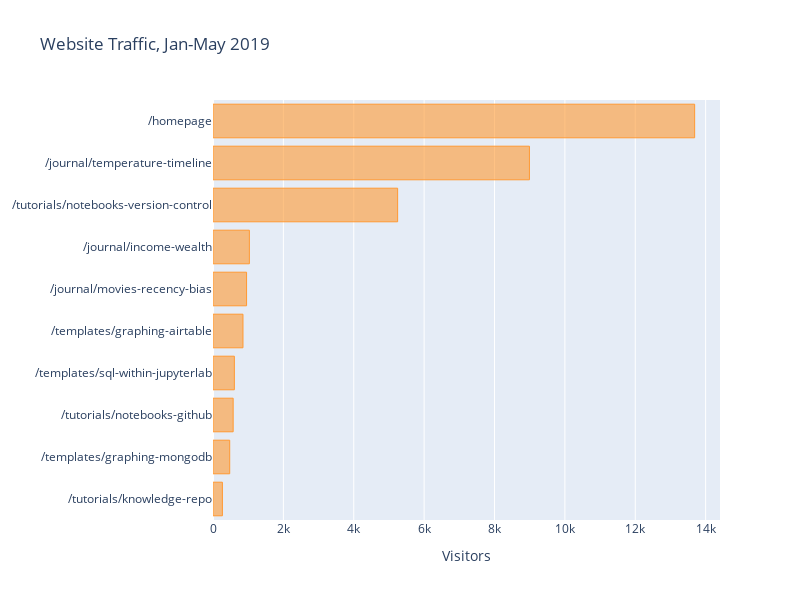
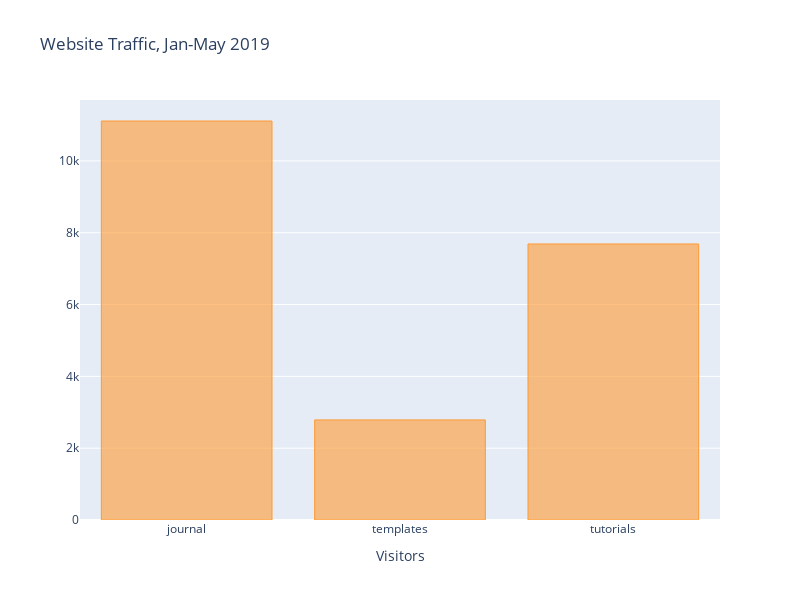

Here is the notebook cell these charts were saved with, in order:
### Markdown cell above
- Let's graph the results.

### Code cell
temp_df = df3.groupby(['Landing Page'],as_index=True)['Page Views'].mean().sort_values(ascending=False).head(10)

layout = cf.Layout(
    height = 600,
    width = 800,
    xaxis = dict(
        title = 'Visitors'),
    title = 'Website Traffic, Jan-May 2019'
)

fig = temp_df.sort_values().\
    iplot(asFigure=True,
          kind = 'barh',
         layout=layout)
    
fig.update_layout(
    margin=dict(l=200),
)

fig.show()

df3['Landing Page'] = df3['Landing Page'].str.rsplit('/',expand=True)[1]
df3 = df3.iloc[1:]
df3 = pd.DataFrame(df3.groupby(['Landing Page'],as_index=True)['Page Views'].sum())
df3.iplot(asFigure=True,layout=layout, kind='bar')

### Figure 1 — Plotly figure (JSON) as saved in the notebook; plotly's stock layout.template omitted (floating-point values rounded to 4 significant figures)
{"data": [{"marker": {"color": "rgba(255, 153, 51, 0.6)", "line": {"color": "rgba(255, 153, 51, 1.0)", "width": 1}}, "name": "Page Views", "orientation": "h", "text": "", "type": "bar", "x": [267, 475, 573, 607, 852, 954, 1034, 5247, 8993, 13688], "y": ["/tutorials/knowledge-repo", "/templates/graphing-mongodb", "/tutorials/notebooks-github", "/templates/sql-within-jupyterlab", "/templates/graphing-airtable", "/journal/movies-recency-bias", "/journal/income-wealth", "/tutorials/notebooks-version-control", "/journal/temperature-timeline", "/homepage"]}], "layout": {"height": 600, "margin": {"l": 200}, "title": {"text": "Website Traffic, Jan-May 2019"}, "width": 800, "xaxis": {"autorange": true, "range": [0, 14410.0], "title": {"text": "Visitors"}, "type": "linear"}, "yaxis": {"autorange": true, "range": [-0.5, 9.5], "type": "category"}}}

### Figure 2 — Plotly figure (JSON) as saved in the notebook; plotly's stock layout.template omitted (floating-point values rounded to 4 significant figures)
{"data": [{"marker": {"color": "rgba(255, 153, 51, 0.6)", "line": {"color": "rgba(255, 153, 51, 1.0)", "width": 1}}, "name": "Page Views", "orientation": "v", "text": "", "type": "bar", "x": ["journal", "templates", "tutorials"], "y": [11112, 2787, 7687]}], "layout": {"height": 600, "title": {"text": "Website Traffic, Jan-May 2019"}, "width": 800, "xaxis": {"autorange": true, "range": [-0.5, 2.5], "title": {"text": "Visitors"}, "type": "category"}, "yaxis": {"autorange": true, "range": [0, 11700.0], "type": "linear"}}}
